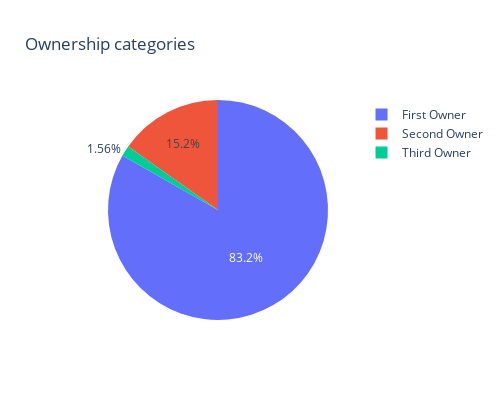

Notebook cell for this chart:
### Markdown cell above
In terms of seats, the majority of the data is 5 seats. This will cause a bias toward the 5 seater vehicles.

### Code cell
# Ploting Ownership categories.
fig = go.Figure(data=[go.Pie(labels=df['ownership'].unique(), values=df['ownership'].value_counts())])

fig.update_layout(title_text='Ownership categories',
                  width=500,
                  height=400)
pyo.iplot(fig)

### Figure 1 — Plotly figure (JSON) as saved in the notebook; plotly's stock layout.template omitted (floating-point values rounded to 4 significant figures)
{"data": [{"labels": ["First Owner", "Second Owner", "Third Owner"], "type": "pie", "values": [909, 166, 17]}], "layout": {"height": 400, "title": {"text": "Ownership categories"}, "width": 500}}
